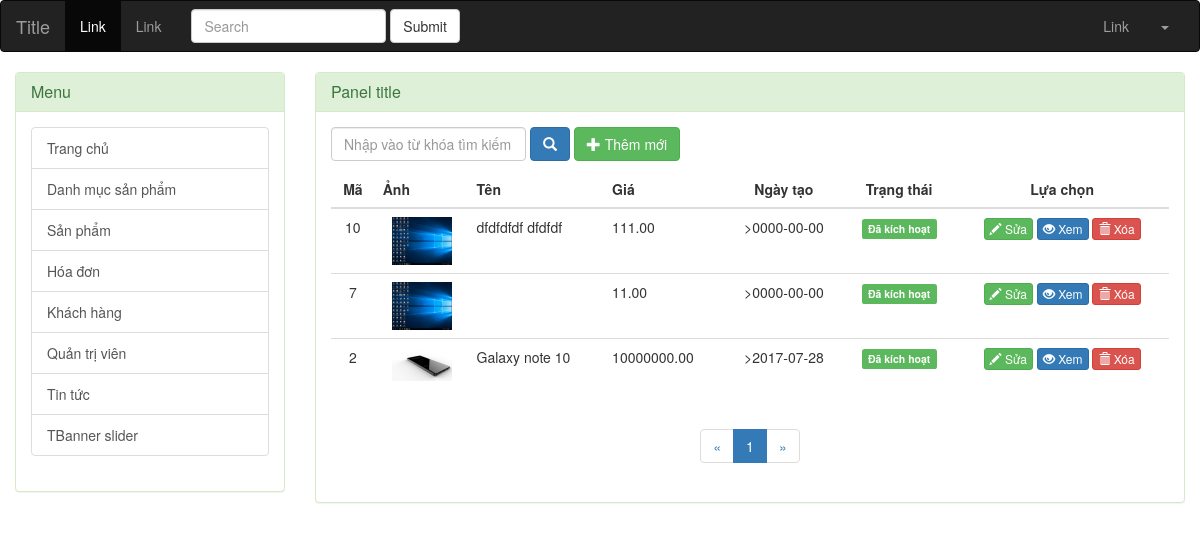
Before: /admin/index.php?controller=san-pham with the older database file.
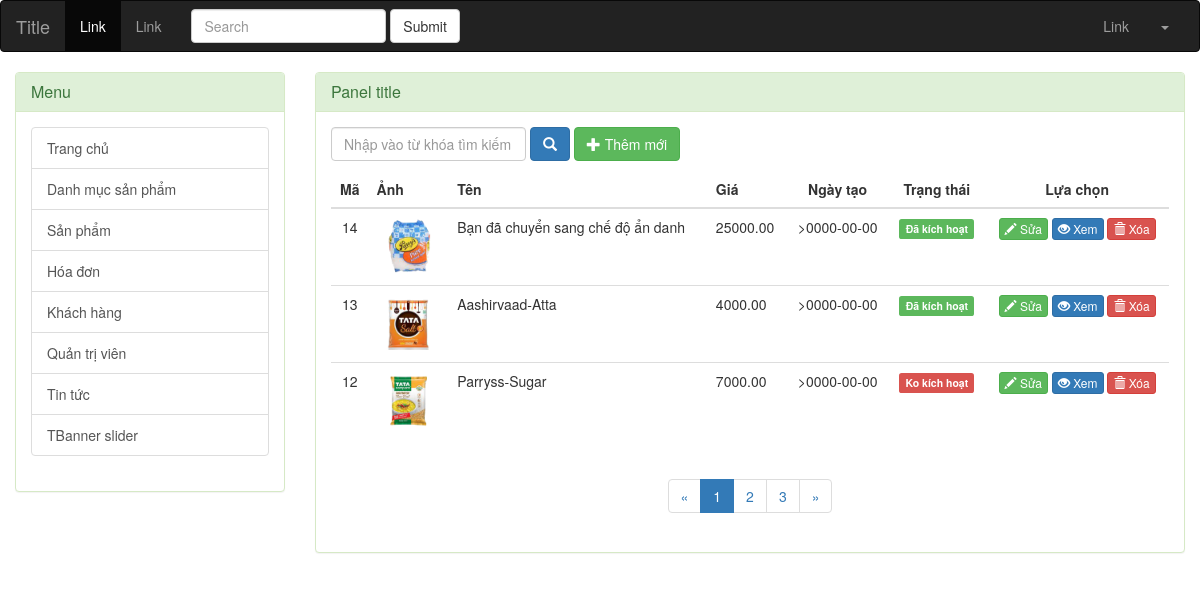
After: the same page with the newer database file.
### tables this page shows
CREATE TABLE `san_pham` (
  `Ma_sp` int(11) NOT NULL,
  `Ten_sp` varchar(255) NOT NULL,
  `Ma_dm` int(11) NOT NULL,
  `Anh_ap` varchar(255) DEFAULT NULL,
  `Mo_ta` text,
  `Gia_sp` decimal(10,2) DEFAULT NULL,
  `Gia_km` decimal(10,2) DEFAULT NULL,
  `Ngay_tao` date DEFAULT NULL,
  `Trang_thai` smallint(1) DEFAULT '1'
);

### admin/modules/san-pham/danh-sach.php (the view, shortened to what this page needs)
<?php
$ketqua1 = mysqli_query($conn,"SELECT * FROM san_pham");
$tong_so_dong = mysqli_num_rows($ketqua1);
$so_dong_tren_trang = 3;
$so_trang = ceil($tong_so_dong/$so_dong_tren_trang);
$trang_hien_tai = !empty($_GET['trang']) ? $_GET['trang'] : 1;
$bat_dau = ($trang_hien_tai - 1) * $so_dong_tren_trang;
$ketqua = mysqli_query($conn,"SELECT * FROM san_pham Order By Ma_sp DESC LIMIT $bat_dau,$so_dong_tren_trang");
?>
<div class="producs">
	<div class="panel panel-success">
		<div class="panel-heading">
			<h3 class="panel-title">Panel title</h3>
		</div>
		<div class="panel-body">
		<form action="" method="POST" class="form-inline" role="form">
			<div class="form-group">
				<input type="text" class="form-control" name="tu_khoa" placeholder="Nhập vào từ khóa tìm kiếm">
			</div>
			<button type="submit" class="btn btn-primary"><span class="glyphicon glyphicon-search"></span></button>
			<a href="index.php?controller=san-pham&view=them-moi" class="btn btn-success">
			<span class="glyphicon glyphicon-plus"></span>
			Thêm mới</a>
		</form>
			<table class="table">
				<thead>
					<tr>
						<th style="text-align:center">Mã</th>
						<th>Ảnh</th>
						<th>Tên</th>
						<th>Giá</th>
						<th style="text-align:center">Ngày tạo</th>
						<th style="text-align:center">Trạng thái</th>
						<th style="text-align:center">Lựa chọn</th>
					</tr>
				</thead>
				<tbody>
				<?php while ($dong = mysqli_fetch_assoc($ketqua)) { ?>
					<tr>
						<td style="text-align:center">
							<?php echo $dong['Ma_sp']; ?>
						</td>
						<td style="text-align:center">
							<img src="../uploads/<?php echo $dong['Anh_ap']; ?>" width="60">
						</td>
						<td><?php echo $dong['Ten_sp']; ?></td>
						<td><?php echo $dong['Gia_sp']; ?></td>
						<td style="text-align:center">
							><?php echo $dong['Ngay_tao']; ?>
						</td>
						<td style="text-align:center">
							<?php if ($dong['Trang_thai'] == 1) { ?>
								<label class="label label-success">Đã kích hoạt</label>
							<?php }else{ ?>
								<label class="label label-danger">Ko kích hoạt</label>
						<?php } ?>
						</td>
						<td style="text-align:center">
							<a href="index.php?controller=san-pham&view=chinh-sua&Ma_sp=<?php echo $dong['Ma_sp']; ?>" class="btn btn-xs btn-success">
								<span class="glyphicon glyphicon-pencil"></span> Sửa
							</a>
							<a href="#" class="btn btn-xs btn-primary">
								<span class="glyphicon glyphicon-eye-open"></span> Xem
							</a>
							<a href="index.php?controller=san-pham&view=delete&Ma_sp=<?php echo $dong['Ma_sp']; ?>" class="btn btn-xs btn-danger">
								<span class="glyphicon glyphicon-trash"></span> Xóa
							</a>
						</td>
					</tr>
				<?php } ?>
				</tbody>
			</table>
<?php
$lui = $trang_hien_tai > 1 ? $trang_hien_tai - 1:1;
$tien = $trang_hien_tai < $so_trang ? $trang_hien_tai + 1 : $trang_hien_tai;
?>
			<div class="text-center">
				<ul class="pagination">
				<li><a href="index.php?controller=san-pham&trang=<?php echo $lui;?>">&laquo;</a></li>
				<?php for($i = 1; $i<=$so_trang;$i++) :
				$active = $trang_hien_tai == $i ? 'active' : '';
				?>
					<li class="<?php echo $active; ?>"><a href="index.php?controller=san-pham&trang=<?php echo $i ?>"><?php echo $i ?></a></li>
				<?php endfor; ?>
					<li><a href="index.php?controller=san-pham&trang=<?php echo $tien; ?>">&raquo;</a></li>
				</ul>
			</div>
		</div>
	</div>
</div>

Changed rows visible on the page:
no longer on this page (row edited): san_pham: Ma_sp "10", Anh_ap (picture), Ten_sp "dfdfdfdf dfdfdf", Gia_sp "111.00", Ngay_tao "0000-00-00", Trang_thai "Đã kích hoạt"
no longer on this page (row edited): san_pham: Ma_sp "7", Anh_ap (picture), Gia_sp "11.00", Ngay_tao "0000-00-00", Trang_thai "Đã kích hoạt"
no longer on this page (row edited): san_pham: Ma_sp "2", Anh_ap (picture), Ten_sp "Galaxy note 10", Gia_sp "10000000.00", Ngay_tao "2017-07-28", Trang_thai "Đã kích hoạt"
added san_pham: Ma_sp "14", Anh_ap (picture), Ten_sp "Bạn đã chuyển sang chế độ ẩn danh", Gia_sp "25000.00", Ngay_tao "0000-00-00", Trang_thai "Đã kích hoạt"
added san_pham: Ma_sp "13", Anh_ap (picture), Ten_sp "Aashirvaad-Atta", Gia_sp "4000.00", Ngay_tao "0000-00-00", Trang_thai "Đã kích hoạt"
added san_pham: Ma_sp "12", Anh_ap (picture), Ten_sp "Parryss-Sugar", Gia_sp "7000.00", Ngay_tao "0000-00-00", Trang_thai "Ko kích hoạt"
Other visible differences:
new list line: "2"
new list line: "3"
